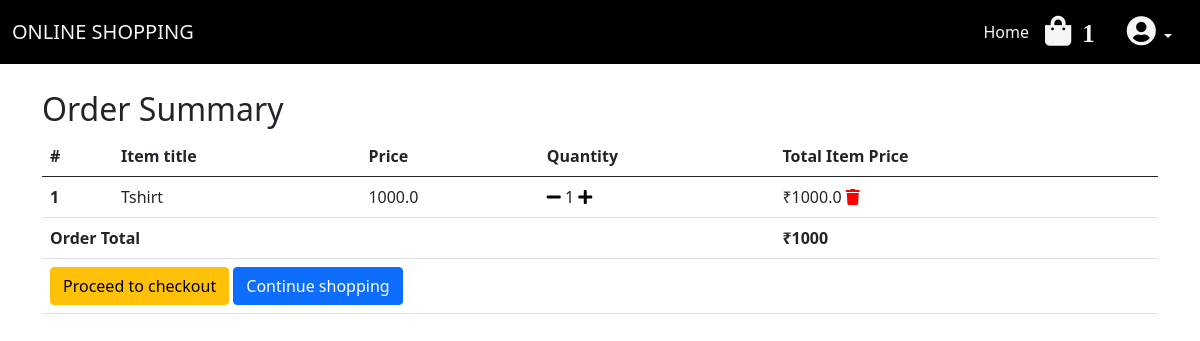
The app's page /ordersummary/ (signed in) with its own data.
### demo/models.py (models this page shows, shortened)
class Cart(models.Model):
    user=models.ForeignKey(settings.AUTH_USER_MODEL,on_delete=models.CASCADE)
    ordered = models.BooleanField(default=False)
    item= models.ForeignKey(Product, on_delete=models.CASCADE)
    quantity= models.IntegerField(default=1)
    def get_total_item_price(self):
        return self.quantity * self.item.price
    def get_final_price(self):
        if self.item.discount_price:
            return self.get_total_discount_item_price()
        return self.get_total_item_price()

class Product(models.Model):
    title=models.CharField(max_length=100)
    price= models.FloatField()
    discount_price= models.FloatField(blank=True, null=True)
    category=models.CharField(choices=CATEGORY_CHOICES,max_length=2)
    label=models.CharField(choices=LABEL_CHOICES,max_length=1)
    description=models.TextField()
    slug=models.SlugField()
    image=models.ImageField()

class Order(models.Model):
    user = models.ForeignKey(settings.AUTH_USER_MODEL,on_delete=models.CASCADE)
    items = models.ManyToManyField(Cart)
    start_date=models.DateTimeField(auto_now_add=True)
    orderd_date=models.DateTimeField()
    ordered = models.BooleanField(default=False)
    billing_address=models.ForeignKey('Address',on_delete=models.SET_NULL, blank=True, null= True)
    payment=models.ForeignKey('Payment',on_delete=models.SET_NULL, blank=True, null= True)

### demo/views.py (the view)
# urls.py: path('ordersummary/',views.OrderSummaryView.as_view(),name="ordersummary"),
class OrderSummaryView(LoginRequiredMixin, View):
    def get(self, *args, **kwargs):
        try:
            order = Order.objects.get(user=self.request.user, ordered=False)
            cart=Cart.objects.filter(user=self.request.user,ordered=False)
            y=self.request.user
            x=get_total(y)
            order.t=x
            context = {
                'object': cart,
                'order':order
            }
            return render(self.request, 'order_summary.html',context)
        except ObjectDoesNotExist:
            messages.warning(self.request, "You do not have an active order")
            return redirect("/")

### demo/templatetags/cart_template_tags.py (called while the page is built)
@register.filter
def cart_item_count(user):
    if user.is_authenticated:
        qs = Order.objects.filter(user=user, ordered=False)
        cart=Cart.objects.filter(user=user,ordered=False)
        if qs.exists():
            sum=0
            for i in cart:
                sum=i.quantity+sum
            return sum
    return 0

### demo/views.py (called while the page is built)
def get_total(y):
    total = 0
    cart=Cart.objects.filter(user=y,ordered=False)
    for order_item in cart:
        total += order_item.get_final_price()
    return int(total)

### templates/order_summary.html (shortened to what this page needs)
{% extends "base.html" %}
{% block content %}
  <main>
    <div class="container" style="margin-top:90px;">
    <div class="table-responsive text-nowrap">
    <h2>Order Summary</h2>
    <table class="table">
        <thead>
        <tr>
            <th scope="col">#</th>
            <th scope="col">Item title</th>
            <th scope="col">Price</th>
            <th scope="col">Quantity</th>
            <th scope="col">Total Item Price</th>
        </tr>
        </thead>
        <tbody>
        {% for order_item in object %}
        <tr>
            <th scope="row">{{ forloop.counter }}</th>
            <td>{{ order_item.item.title }}</td>
            <td>{{ order_item.item.price }}</td>
            <td>
                <a href="{% url 'remove_one_item_from_cart' order_item.item.id %}"><i class="fas fa-minus mr-2" style="color:black;"></i></a>
                {{ order_item.quantity }}
                <a href="{% url 'add_to_cart' order_item.item.id %}"><i class="fas fa-plus ml-2" style="color:black;"></i></a>
            </td>
            <td>
            {% if order_item.item.discount_price %}
                ₹{{ order_item.get_total_discount_item_price }}
                <span class="badge badge-primary" style="background-color:black;">Saving ₹{{ order_item.get_amount_saved }}</span>
            {% else %}
                ₹{{ order_item.get_total_item_price }}
            {% endif %}
            <a style='color: red;' href="{% url 'remove_from_cart' order_item.item.id %}">
                <i class="fas fa-trash float-right"></i>
            </a>
            </td>
        </tr>
        {% endfor %}
        {% if order.t %}
        <tr>
            <td colspan="4"><b>Order Total</b></td>
            <td><b>₹{{ order.t }}</b></td>
        </tr>
        <tr>
            <td colspan="5">
            <a class='btn btn-warning float-right ml-2' href='/checkout/'>Proceed to checkout</a>
            <a class='btn btn-primary float-right' href='/'>Continue shopping</a>
            </td>
        </tr>
        {% endif %}
        </tbody>
    </table>
    </div>
    </div>
  </main>
{% endblock content %}

### templates/base.html (shortened to what this page needs)
{% load cart_template_tags %}
<!doctype html>
<html lang="en">
<head>
    <link href="https://cdn.jsdelivr.net/npm/bootstrap@5.0.2/dist/css/bootstrap.min.css" rel="stylesheet"
>
    <link rel="stylesheet" href="https://cdnjs.cloudflare.com/ajax/libs/font-awesome/5.15.4/css/all.min.css">
</head>
<body>
    <nav class="navbar navbar-expand-lg fixed-top" style="background-color: black;">
        <div class="container-fluid">
            <div class="collapse navbar-collapse" id="navbarSupportedContent">
                <a class="navbar-brand mt-2 mt-lg-0" href="#">ONLINE SHOPPING
                </a>
            </div>
            <div class="d-flex align-items-center">
                <a class="nav-link" href="/">Home</a>
            {% if request.user.is_authenticated %}
                <a class="text-reset me-3" href="{% url 'ordersummary' %}">
                    <i class="fas fa-shopping-bag" style="font-size:30px; color: whitesmoke;"><span style="margin-left: 11px;font-size: 25px;">{{ request.user|cart_item_count }}</span></i>
                </a>
                <a class="nav-link dropdown-toggle" href="#" id="navbarDropdown" role="button" data-bs-toggle="dropdown"
                    aria-expanded="false">
                    <i class="fas fa-user-circle" style="font-size:30px; color: whitesmoke;"></i>
                </a>
                {% else %}
                <a class="nav-link" href="{% url 'account_login' %}">Login</a>
                <a class="nav-link" href="{% url 'account_signup' %}">Signup</a>
                {% endif %}
            </div>
        </div>
    </nav>
    {% block content %}
    {% endblock content %}
</body>
</html>

### templates/base.html (style rules this page uses)
.navbar a { text-decoration: none; color: whitesmoke; }
a { text-decoration: none; color: whitesmoke; }
.nav-link { color: whitesmoke; }

### records on screen
Cart: item "Tshirt", item.price "1000.0", quantity "1", get_total_item_price "1000.0"
Order: t "1000"

### other values on screen
{{ request.user|cart_item_count }} "1"
